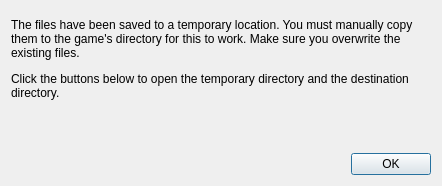
<?xml version="1.0" encoding="UTF-8"?>
<ui version="4.0">
 <class>ManualSaveConfirmationBox</class>
 <widget class="QDialog" name="ManualSaveConfirmationBox">
  <property name="geometry">
   <rect>
    <x>0</x>
    <y>0</y>
    <width>442</width>
    <height>186</height>
   </rect>
  </property>
  <property name="sizePolicy">
   <sizepolicy hsizetype="MinimumExpanding" vsizetype="MinimumExpanding">
    <horstretch>0</horstretch>
    <verstretch>0</verstretch>
   </sizepolicy>
  </property>
  <property name="minimumSize">
   <size>
    <width>200</width>
    <height>100</height>
   </size>
  </property>
  <property name="windowTitle">
   <string>Files Saved</string>
  </property>
  <property name="modal">
   <bool>true</bool>
  </property>
  <layout class="QVBoxLayout" name="verticalLayout">
   <property name="sizeConstraint">
    <enum>QLayout::SetMinimumSize</enum>
   </property>
   <property name="topMargin">
    <number>18</number>
   </property>
   <item>
    <widget class="QLabel" name="text">
     <property name="sizePolicy">
      <sizepolicy hsizetype="MinimumExpanding" vsizetype="MinimumExpanding">
       <horstretch>1</horstretch>
       <verstretch>1</verstretch>
      </sizepolicy>
     </property>
     <property name="text">
      <string>&lt;html&gt;&lt;head/&gt;&lt;body&gt;&lt;p&gt;The files have been saved to a temporary location. You must manually copy them to the game's directory for this to work. Make sure you overwrite the existing files.&lt;/p&gt;&lt;p&gt;Click the buttons below to open the temporary directory and the destination directory.&lt;/p&gt;&lt;/body&gt;&lt;/html&gt;</string>
     </property>
     <property name="alignment">
      <set>Qt::AlignLeading|Qt::AlignLeft|Qt::AlignTop</set>
     </property>
     <property name="wordWrap">
      <bool>true</bool>
     </property>
    </widget>
   </item>
   <item>
    <widget class="QDialogButtonBox" name="buttonBox">
     <property name="orientation">
      <enum>Qt::Horizontal</enum>
     </property>
     <property name="standardButtons">
      <set>QDialogButtonBox::Ok</set>
     </property>
    </widget>
   </item>
  </layout>
 </widget>
 <resources/>
 <connections>
  <connection>
   <sender>buttonBox</sender>
   <signal>accepted()</signal>
   <receiver>ManualSaveConfirmationBox</receiver>
   <slot>accept()</slot>
   <hints>
    <hint type="sourcelabel">
     <x>248</x>
     <y>254</y>
    </hint>
    <hint type="destinationlabel">
     <x>157</x>
     <y>274</y>
    </hint>
   </hints>
  </connection>
  <connection>
   <sender>buttonBox</sender>
   <signal>rejected()</signal>
   <receiver>ManualSaveConfirmationBox</receiver>
   <slot>reject()</slot>
   <hints>
    <hint type="sourcelabel">
     <x>316</x>
     <y>260</y>
    </hint>
    <hint type="destinationlabel">
     <x>286</x>
     <y>274</y>
    </hint>
   </hints>
  </connection>
 </connections>
</ui>
